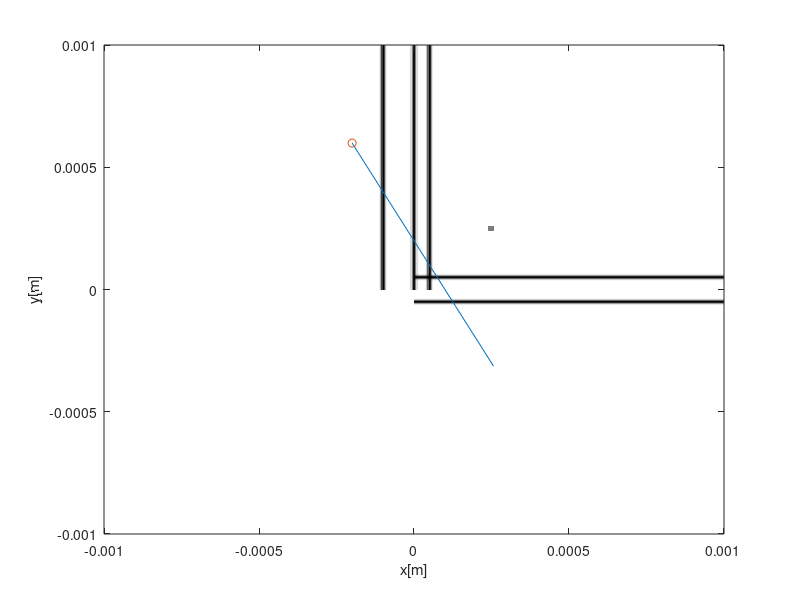

Recreate this plot in MATLAB. (Note: this script raises an error after producing the figure.)
%Collects Data for Simulation of Photobleaching and Alignment Algorithm
%%%%%%%%%%%%%%%%%%%%%%%%%%%%%%%%%%%%%%%%%%%%%%%%%%%%%%%%%%%%%%%%%%%%%%%%%%%%%%%%%%%%%%%%%%%%%%%%%%%%%%%
%Purpose:
%   - collects data in a loop by jittering the angle and position of lines
%     selected initially by the user
%Allows user to specify:
%   - choice of horizontal and vertical hashtag lines specified by intercept point
%   - a slicing plane determined by vectors u, v, h
%   - a sample plane representing the surface of the sample determined by normal vector s and a point p
%   - a photobleaching beam specified by a focal depth z0 and beam width w0 and wavelength lambda
%
%Returns: 
%   - actual parameters of Pixel Size, Angle in X-Y Plane and Intercept Points
%   - algorithm predicted Pixel Size, Angle in X-Y Plane and Intercept Points
%Example:
%   Let us assume 4 lines in the image:
%       n1,n2 parallel to y axis positioned in x=-50microns, x=+50 microns
%       n3,n4 parallel to x axis positioned in y=-50microns, y=+50 microns
% - The user will be asked to mark the edges of the lines (will appear as red lines)
% - The algorithm will compute the estimate of the location of the line (will appear as a green line)
%

close all;
%clear;
%% Inputs - hashtag lines
OCTVolumePosition = [-1e-3 -1e-3     0; ... %x,y,z position [m] of the first A scan in the first B scan (1,1)
                     +1e-3 +1e-3  0.968e-6*2040]';     %x,y,z position [m] of the las A scan in the last B scan (end,end). z is deeper!
lnDist = 1e-6*[-50  +50  -100    0  +50]; %Line distance from origin [m]
lnDir  =      [  0    0    1    1    1]; %Line direction 0 - left right, 1 - up down
lnNames=    { '-x' '+x' '-y' '0y' '+y'}; %Line names

%% Inputs - slicing plane - uv plane
NPixU = 512; %Number of pixels in each direction
NPixV = 512;

% u, v must be chosen to be orthogonal, and equal in norm
imgPixU = 2e-6; imgPixV = 2e-6;
u = [2; -4; 0]; u = u/norm(u)*imgPixU;
v = [2e-2;  2e-2; 1]; v = v/norm(v)*imgPixV;
h = [-0.2e-3 0.6e-3 0];

% set limits to prevent /0 error
u(u==0) = 1e-12;
v(v==0) = 1e-12;

%% Make X-Y Plane Figure
x = linspace(OCTVolumePosition(1),OCTVolumePosition(4),NPixU);
y = linspace(OCTVolumePosition(2),OCTVolumePosition(5),NPixV);
[xx,yy] = meshgrid(x,y);

b = ones(size(xx)); %Canvas, (y,x)

%Draw lines
for i=1:length(lnDir)
    switch(lnDir(i))
        case 0 
            f = exp(-(yy-lnDist(i)).^2/(2*5e-6^2)).*(xx>0);
        case 1
            f = exp(-(xx-lnDist(i)).^2/(2*5e-6^2)).*(yy>0);
    end
    
    b = b.*(1-f);
end
b(abs(xx-250e-6)<10e-6 & abs(yy-250e-6)<10e-6) = 0.5;

figure(1);
imagesc(x,y,b)
hold on;
plot(h(1)+u(1)*[0 NPixU-1],h(2)+u(2)*[0 NPixU-1]);
plot(h(1)+u(1)*[0],h(2)+u(2)*[0],'o');
hold off;
colormap gray;
axis xy;
xlabel('x[m]');
ylabel('y[m]');
pause(0.01);

%% Inputs - sample plane
% Equation of plane is given by s1(x-p1) + s2(y-p2) + s3(z-p3) = 0,
% where (s1,s2,s3) is the normal vector and (p1,p2,p3) is the origin
% of the plane
s = [0.3;0.05;1]; p = [0;0;0.5e-3]; 
% equation of intersection of sample plane and uv plane in uv coordinates
% m1 *c1 + m2*c2 = -b
m2 = (s(1)*v(1) + s(2)*v(2) + s(3)*v(3)); 
m1 = (s(1)*u(1)+ s(2)*u(2) + s(3)*u(3));
b = -(s(1)*(p(1) - h(1)) + s(2)*(p(2) - h(2)) + s(3)*(p(3) - h(3)));
[C1_mesh,C2_mesh] = meshgrid([1:NPixU],[1:NPixV]);
% create mask to delineate sample surface
sample_mask = zeros(NPixV,NPixU);
sample_mask((C1_mesh*m1 + C2_mesh*m2 +b) <0) = 1;
% create exponential fall-off
falloff = 100e-6; %[um]
sample_exp = exp(-1/falloff*sqrt((m1*m2*C1_mesh+m2*b+m2*m2*C2_mesh).^2+(m1*m2*C2_mesh+m1*b+m1*m1*C1_mesh).^2)/sqrt(m1^2+m2^2));

%% Create photobleached lines
% units of parameters in meters
E0 =1;
w0 =5e-6;
lambda = 0.8e-6;
z0 = 400e-6; %height of photobleach focus position
t = 1;
img = gaussian_pb(E0, w0, lambda, t, z0, u, v, h, lnDist, lnDir);

%% Further Processing - add noise to image amd mask and flip image
%img_ = imnoise(img,'gaussian',0.1);
%img_ = imnoise(uint8(img_*255*0.9),'poisson');
slice_masked = flipud(double(img)/255 .* sample_mask .*sample_exp);
slice_masked_ = noise(slice_masked);
%slice_masked = flipud(img_ .* sample_mask); 
%figure; imagesc(slice_masked); colormap(gray)

%% Solve for intercepts in sample plane
% y-intercept
% from equation c1 * ux + c2 * vx = x-hx and m1 *c1 + m2*c2 = -b
y_mat = [m1, m2 ; u(1), v(1)];
y_int_uv = y_mat^-1 * [-b; -h(1)];
y_int = h(2) + y_int_uv(1) * u(2) + y_int_uv(2) * v(2);
% x-intercept
% from equation c1 * uy + c2 * vy = x-hy and m1 *c1 + m2*c2 = -b
x_mat = [m1, m2 ; u(2), v(2)];
x_int_uv = x_mat^-1 * [-b; -h(2)];
x_int = h(1) + x_int_uv(1) * u(1) + x_int_uv(2) * v(1);

%% Print Actual Slice Measurements
fprintf('Actual Pixel Size: |u|=%.3f[microns], |v|=%.3f[microns]\n',1e6*imgPixU,1e6*imgPixV)
fprintf('Actual Angle In X-Y Plane: %.2f[deg], Tilt: %.2f[deg]\n',atan2(u(2),u(1))*180/pi,acos(dot(v/norm(v),[0;0;1]))*180/pi);
fprintf('Actual Intercept Points. x=%.3f[mm],y=%.3f[mm]\n',1e3*x_int,1e3*y_int);
fprintf('\n');

%% Create datacollection
numdatapts = 50;
sampling = linspace(10,250,15);
data = zeros(length(sampling),numdatapts);

 %% GUI Hendling
img = flipud(double(img)/255 .* sample_mask);
%Draw image 
figure(21);
subplot(1,1,1);
imagesc(img);
colormap gray;
%set(gcf, 'Position', get(0, 'Screensize'));

%Ask user to mark lines by there order
linePts = zeros(2,2,length(lnNames)); %(xy,StartEnd,line)
linePs = zeros(2,length(lnNames));
for i=1:length(lnNames)
    title(sprintf('Mark %s.\n Select the Center of the Line. Double Click To Finish',lnNames{i}));
    lns = getline();

    linePts(:,:,i) = lns(1:2,:);
    linePs(:,i) = polyfit(lns(:,2),lns(:,1),1); %Linear fit between 2 lines x as a function of (y)

    %Update Image
    imagesc(img);
    hold on;
    plot(squeeze(linePts(:,1,1:i)),squeeze(linePts(:,2,1:i)));
    hold off;
end

for i = 1:length(sampling)
    sampling(i)
    for j = 1:numdatapts
        %% Run Hashtage Alignment Algorithm
        [ptsPixPosition, ptsId, lnLen] = findLines_collectdata(slice_masked_,lnNames, linePts, linePs, sampling(i));

        %Find position and direction by line identity
        ptsLnDist = lnDist(ptsId); ptsLnDist = ptsLnDist(:);
        ptsLnDir  = lnDir(ptsId);  ptsLnDir  = ptsLnDir(:);

        %Compute plane parameters
        [u_out,v_out,h_out] = identifiedPointsToUVH (ptsPixPosition,ptsLnDist, ptsLnDir);

        % Compute intercepts
        V_out = mean(ptsPixPosition(:,2)); %Take average image height
        UX_out=-(h_out(2)+V_out*v_out(2))/u_out(2);
        X_out=u_out(1)*UX_out+v_out(1)*V_out+h_out(1);
        UY_out=-(h_out(1)+V_out*v_out(1))/u_out(1);
        Y_out=u_out(2)*UY_out+v_out(2)*V_out+h_out(2);

        fprintf('Algorithm Pixel Size: |u|=%.3f[microns], |v|=%.3f[microns]\n',norm(u_out)*1e6,norm(v_out)*1e6)
        fprintf('Algorithm Actual Angle In X-Y Plane: %.2f[deg], Tilt: %.2f[deg]\n',atan2(u_out(2),u_out(1))*180/pi,acos(dot(v_out/norm(v_out),[0;0;1]))*180/pi);
        fprintf('Algorithm Intercept Points. x=%.3f[mm],y=%.3f[mm]\n',1e3*X_out,1e3*Y_out);
        fprintf('Average Line: %.3f[um] with %.3f points\n',2*mean(lnLen),size(ptsId,1)/5);
        
        
        data(i,j) = abs(acos(dot(v/norm(v),[0;0;1]))*180/pi-acos(dot(v_out/norm(v_out),[0;0;1]))*180/pi);

    end
end

figure; errorbar(sampling,mean(data,2),std(data,0,2));
ylim([0 4])
